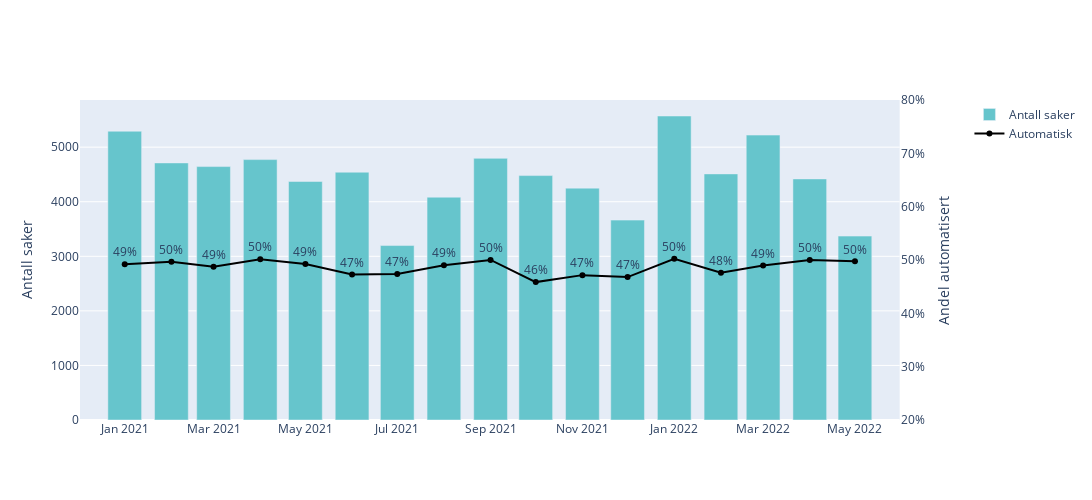
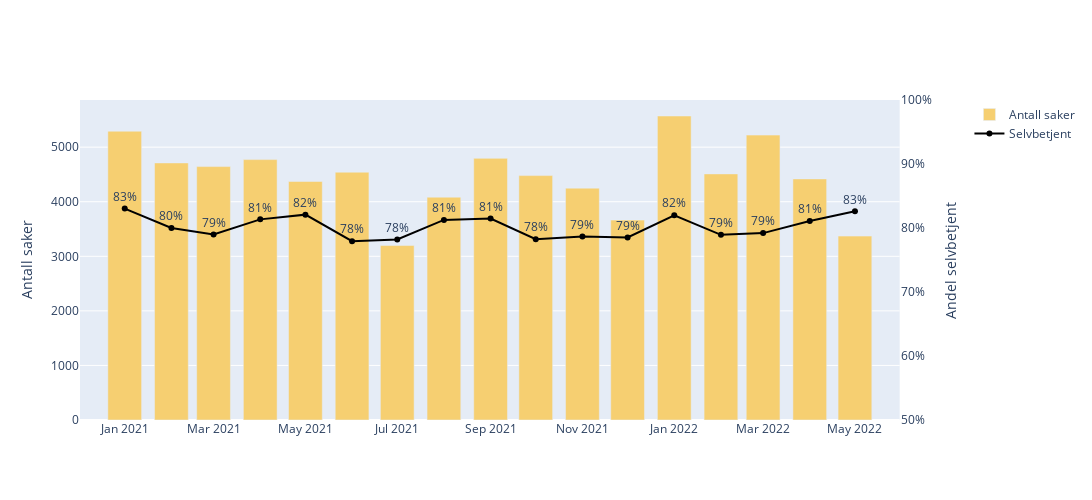
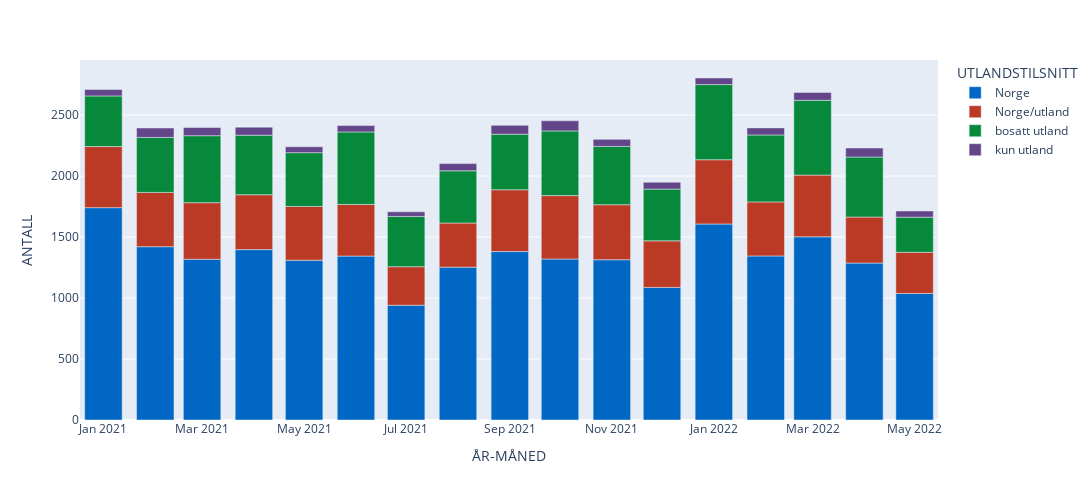
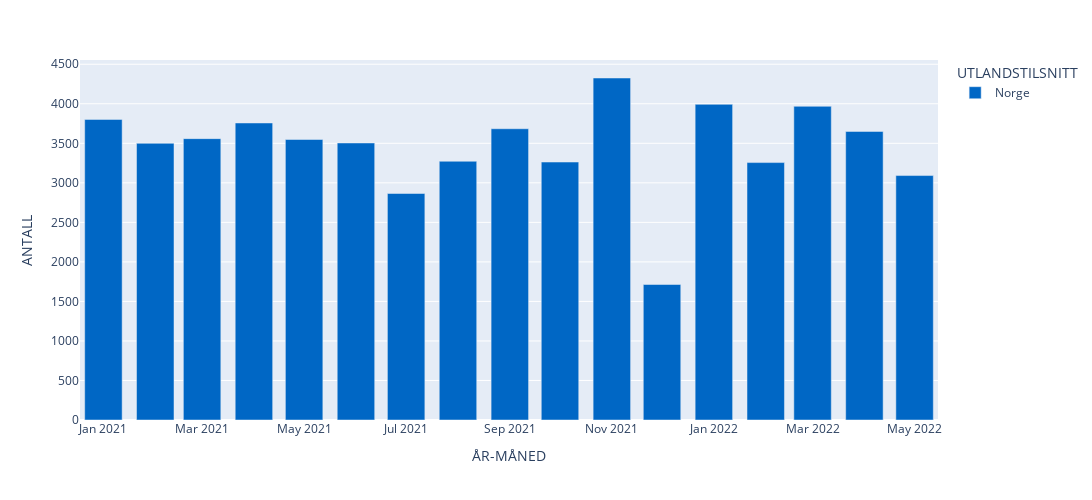

Here is the notebook cell these charts were saved with, in order:
### Markdown cell above
# Sjekk plott

### Code cell
for _, fig in figs.items():
    fig.show()

### Figure 1 — Plotly figure (JSON) as saved in the notebook; plotly's stock layout.template omitted (floating-point values rounded to 4 significant figures)
{"data": [{"marker": {"color": "rgb(102, 197, 204)"}, "name": "Antall saker", "type": "bar", "x": ["2021-1", "2021-2", "2021-3", "2021-4", "2021-5", "2021-6", "2021-7", "2021-8", "2021-9", "2021-10", "2021-11", "2021-12", "2022-1", "2022-2", "2022-3", "2022-4", "2022-5"], "xaxis": "x", "y": [5292, 4711, 4644, 4772, 4371, 4541, 3197, 4083, 4795, 4479, 4249, 3663, 5571, 4510, 5221, 4418, 3370], "yaxis": "y"}, {"marker": {"color": "black"}, "mode": "lines+markers+text", "name": "Automatisk", "text": ["49%", "50%", "49%", "50%", "49%", "47%", "47%", "49%", "50%", "46%", "47%", "47%", "50%", "48%", "49%", "50%", "50%"], "textposition": "top center", "type": "scatter", "x": ["2021-1", "2021-2", "2021-3", "2021-4", "2021-5", "2021-6", "2021-7", "2021-8", "2021-9", "2021-10", "2021-11", "2021-12", "2022-1", "2022-2", "2022-3", "2022-4", "2022-5"], "xaxis": "x", "y": [0.4923, 0.4965, 0.4875, 0.5015, 0.4923, 0.473, 0.4736, 0.4903, 0.5001, 0.4586, 0.4716, 0.4679, 0.5024, 0.4761, 0.4898, 0.5, 0.4976], "yaxis": "y2"}], "layout": {"autosize": false, "height": 500, "width": 1300, "xaxis": {"anchor": "y", "autorange": true, "domain": [0, 0.94], "range": ["2020-12-02 19:18:27.2851", "2022-05-30 04:41:32.7149"], "type": "date"}, "yaxis": {"anchor": "x", "autorange": true, "domain": [0, 1], "range": [0, 5864.0], "title": {"text": "Antall saker"}, "type": "linear"}, "yaxis2": {"anchor": "x", "overlaying": "y", "range": [0.2, 0.8], "showgrid": false, "side": "right", "tickformat": ".0%", "title": {"text": "Andel automatisert"}, "type": "linear"}}}

### Figure 2 — Plotly figure (JSON) as saved in the notebook; plotly's stock layout.template omitted (floating-point values rounded to 4 significant figures)
{"data": [{"marker": {"color": "rgb(246, 207, 113)"}, "name": "Antall saker", "type": "bar", "x": ["2021-1", "2021-2", "2021-3", "2021-4", "2021-5", "2021-6", "2021-7", "2021-8", "2021-9", "2021-10", "2021-11", "2021-12", "2022-1", "2022-2", "2022-3", "2022-4", "2022-5"], "xaxis": "x", "y": [5292, 4711, 4644, 4772, 4371, 4541, 3197, 4083, 4795, 4479, 4249, 3663, 5571, 4510, 5221, 4418, 3370], "yaxis": "y"}, {"marker": {"color": "black"}, "mode": "lines+markers+text", "name": "Selvbetjent", "text": ["83%", "80%", "79%", "81%", "82%", "78%", "78%", "81%", "81%", "78%", "79%", "79%", "82%", "79%", "79%", "81%", "83%"], "textposition": "top center", "type": "scatter", "x": ["2021-1", "2021-2", "2021-3", "2021-4", "2021-5", "2021-6", "2021-7", "2021-8", "2021-9", "2021-10", "2021-11", "2021-12", "2022-1", "2022-2", "2022-3", "2022-4", "2022-5"], "xaxis": "x", "y": [0.8303, 0.8, 0.7898, 0.8135, 0.8209, 0.7793, 0.782, 0.8126, 0.8148, 0.7825, 0.7868, 0.7851, 0.82, 0.7894, 0.792, 0.811, 0.8261], "yaxis": "y2"}], "layout": {"autosize": false, "height": 500, "width": 1300, "xaxis": {"anchor": "y", "autorange": true, "domain": [0, 0.94], "range": ["2020-12-02 19:18:27.2851", "2022-05-30 04:41:32.7149"], "type": "date"}, "yaxis": {"anchor": "x", "autorange": true, "domain": [0, 1], "range": [0, 5864.0], "title": {"text": "Antall saker"}, "type": "linear"}, "yaxis2": {"anchor": "x", "overlaying": "y", "range": [0.5, 1], "showgrid": false, "side": "right", "tickformat": ".0%", "title": {"text": "Andel selvbetjent"}, "type": "linear"}}}

### Figure 3 — Plotly figure (JSON) as saved in the notebook; plotly's stock layout.template omitted (floating-point values rounded to 4 significant figures)
{"data": [{"alignmentgroup": "True", "hovertemplate": "UTLANDSTILSNITT=Norge<br>ÅR-MÅNED=%{x}<br>ANTALL=%{y}<extra></extra>", "legendgroup": "Norge", "marker": {"color": "#0067C5", "pattern": {"shape": ""}}, "name": "Norge", "offsetgroup": "Norge", "orientation": "v", "showlegend": true, "textposition": "auto", "type": "bar", "x": ["2021-1", "2021-10", "2021-11", "2021-12", "2021-2", "2021-3", "2021-4", "2021-5", "2021-6", "2021-7", "2021-8", "2021-9", "2022-1", "2022-2", "2022-3", "2022-4", "2022-5"], "xaxis": "x", "y": [1741, 1320, 1314, 1087, 1421, 1318, 1397, 1310, 1344, 941, 1253, 1381, 1607, 1345, 1502, 1287, 1038], "yaxis": "y"}, {"alignmentgroup": "True", "hovertemplate": "UTLANDSTILSNITT=Norge/utland<br>ÅR-MÅNED=%{x}<br>ANTALL=%{y}<extra></extra>", "legendgroup": "Norge/utland", "marker": {"color": "#BA3A26", "pattern": {"shape": ""}}, "name": "Norge/utland", "offsetgroup": "Norge/utland", "orientation": "v", "showlegend": true, "textposition": "auto", "type": "bar", "x": ["2021-1", "2021-10", "2021-11", "2021-12", "2021-2", "2021-3", "2021-4", "2021-5", "2021-6", "2021-7", "2021-8", "2021-9", "2022-1", "2022-2", "2022-3", "2022-4", "2022-5"], "xaxis": "x", "y": [501, 520, 451, 382, 445, 464, 450, 441, 423, 316, 362, 507, 527, 443, 506, 377, 337], "yaxis": "y"}, {"alignmentgroup": "True", "hovertemplate": "UTLANDSTILSNITT=bosatt utland<br>ÅR-MÅNED=%{x}<br>ANTALL=%{y}<extra></extra>", "legendgroup": "bosatt utland", "marker": {"color": "#06893A", "pattern": {"shape": ""}}, "name": "bosatt utland", "offsetgroup": "bosatt utland", "orientation": "v", "showlegend": true, "textposition": "auto", "type": "bar", "x": ["2021-1", "2021-10", "2021-11", "2021-12", "2021-2", "2021-3", "2021-4", "2021-5", "2021-6", "2021-7", "2021-8", "2021-9", "2022-1", "2022-2", "2022-3", "2022-4", "2022-5"], "xaxis": "x", "y": [415, 530, 478, 424, 451, 549, 488, 441, 595, 412, 428, 455, 616, 549, 613, 492, 288], "yaxis": "y"}, {"alignmentgroup": "True", "hovertemplate": "UTLANDSTILSNITT=kun utland<br>ÅR-MÅNED=%{x}<br>ANTALL=%{y}<extra></extra>", "legendgroup": "kun utland", "marker": {"color": "#634689", "pattern": {"shape": ""}}, "name": "kun utland", "offsetgroup": "kun utland", "orientation": "v", "showlegend": true, "textposition": "auto", "type": "bar", "x": ["2021-1", "2021-10", "2021-11", "2021-12", "2021-2", "2021-3", "2021-4", "2021-5", "2021-6", "2021-7", "2021-8", "2021-9", "2022-1", "2022-2", "2022-3", "2022-4", "2022-5"], "xaxis": "x", "y": [53, 83, 58, 56, 77, 67, 66, 48, 52, 38, 59, 73, 54, 58, 65, 74, 51], "yaxis": "y"}], "layout": {"autosize": false, "barmode": "relative", "height": 500, "legend": {"title": {"text": "UTLANDSTILSNITT"}, "tracegroupgap": 0}, "margin": {"t": 60}, "width": 1300, "xaxis": {"anchor": "y", "autorange": true, "domain": [0, 1], "range": ["2020-12-18", "2022-05-15"], "title": {"text": "ÅR-MÅNED"}, "type": "date"}, "yaxis": {"anchor": "x", "autorange": true, "domain": [0, 1], "range": [0, 2952.0], "title": {"text": "ANTALL"}, "type": "linear"}}}

### Figure 4 — Plotly figure (JSON) as saved in the notebook; plotly's stock layout.template omitted (floating-point values rounded to 4 significant figures)
{"data": [{"alignmentgroup": "True", "hovertemplate": "UTLANDSTILSNITT=Norge<br>ÅR-MÅNED=%{x}<br>ANTALL=%{y}<extra></extra>", "legendgroup": "Norge", "marker": {"color": "#0067C5", "pattern": {"shape": ""}}, "name": "Norge", "offsetgroup": "Norge", "orientation": "v", "showlegend": true, "textposition": "auto", "type": "bar", "x": ["2021-1", "2021-10", "2021-11", "2021-12", "2021-2", "2021-3", "2021-4", "2021-5", "2021-6", "2021-7", "2021-8", "2021-9", "2022-1", "2022-2", "2022-3", "2022-4", "2022-5"], "xaxis": "x", "y": [3802, 3263, 4326, 1714, 3500, 3559, 3757, 3548, 3504, 2865, 3273, 3684, 3993, 3256, 3968, 3650, 3092], "yaxis": "y"}], "layout": {"autosize": false, "barmode": "relative", "height": 500, "legend": {"title": {"text": "UTLANDSTILSNITT"}, "tracegroupgap": 0}, "margin": {"t": 60}, "width": 1300, "xaxis": {"anchor": "y", "autorange": true, "domain": [0, 1], "range": ["2020-12-18", "2022-05-15"], "title": {"text": "ÅR-MÅNED"}, "type": "date"}, "yaxis": {"anchor": "x", "autorange": true, "domain": [0, 1], "range": [0, 4554.0], "title": {"text": "ANTALL"}, "type": "linear"}}}
